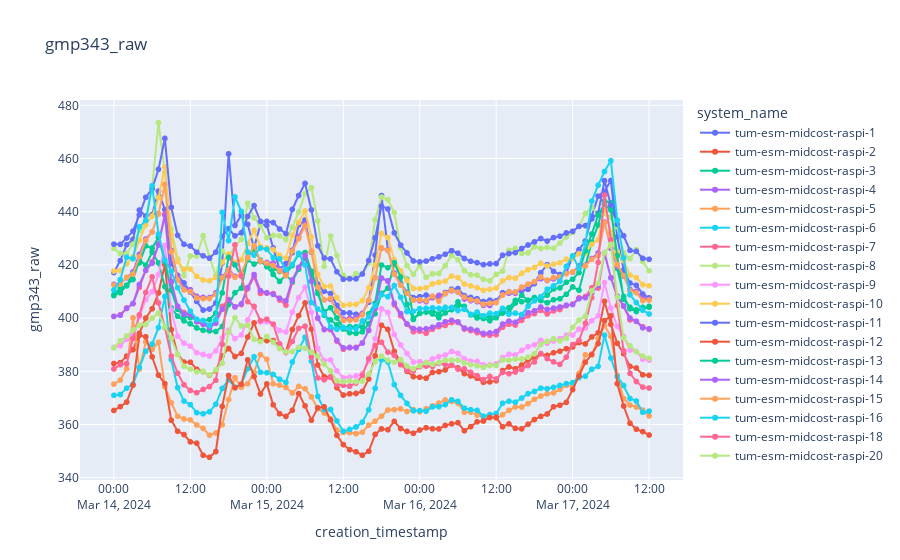

Source (notebook cell):
### Code cell
plot_sensor_measurement(df,sensor_id=sensor_id,col_name="gmp343_raw",filter=filter)
